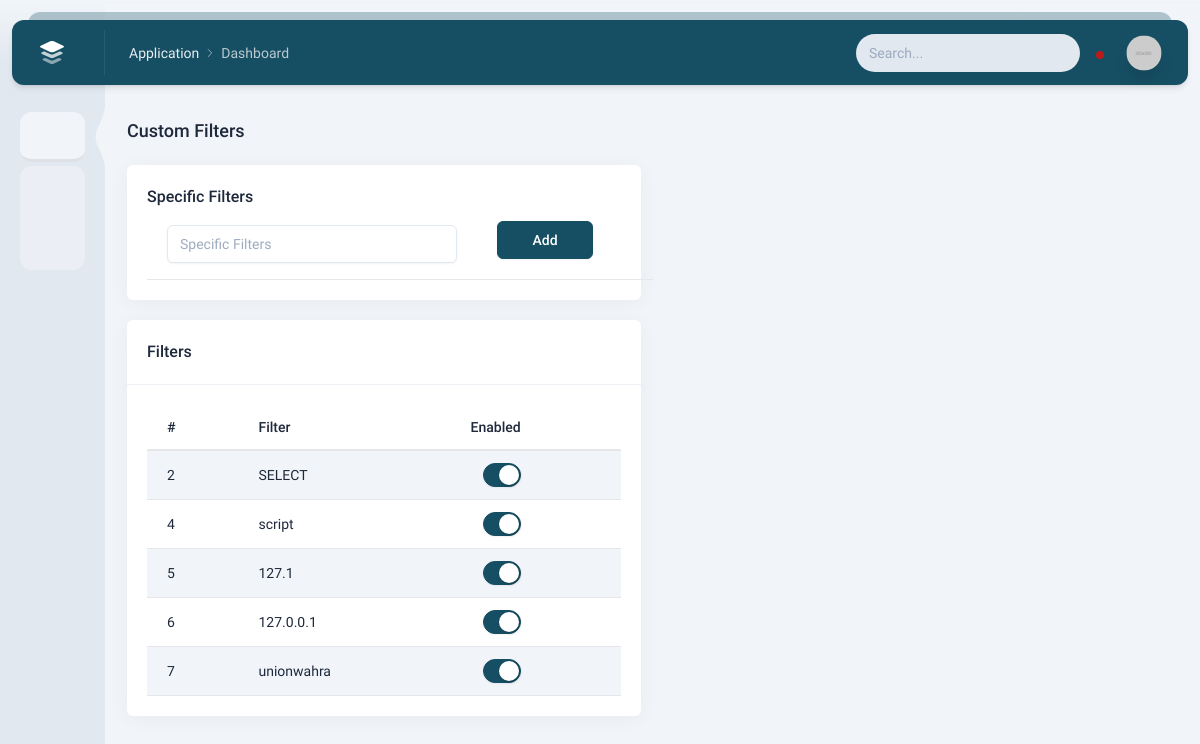
Page /Custom-filter-light/ (signed in) on the committed database.
### main/models.py (models this page shows, shortened)
class Pattern(models.Model):
    name=models.CharField( max_length=100)
    is_enabled=models.BooleanField(default=False)

### main/views.py (the view)
# urls.py: path('Custom-filter-light/', views.Custom_filter_light,name='Custom-filter-light'),
@login_required(login_url='main:login-light')
def Custom_filter_light(request):
    if request.method == 'POST':
        form = Patternform(request.POST)
        if form.is_valid():
            print('form is valid')
            form.save()
            return redirect(reverse('main:Custom-filter-light'))
        else:
            print('in else')
            form = Patternform()
            return render(request, 'main/Custom-filter-light.html', {'title': "Custom-filter-light"})
    else:
        return render(request, 'main/Custom-filter-light.html', {'title': "Custom-filter-light", "patterns": Pattern.objects.all()})

### main/templates/main/Custom-filter-light.html (shortened to what this page needs)
{% extends "index.html" %}
{% load static %}
{% block content %}
    <div class="content">
                <div class="intro-y flex items-center mt-8">
                    <h2 class="text-lg font-medium mr-auto">
                        Custom Filters
                    </h2>
                </div>
                <div class="grid grid-cols-12 gap-6 mt-5">
                    <div class="intro-y col-span-12 lg:col-span-6">
                            <div class="intro-y col-span-12 lg:col-span-6">
                                <div class="intro-y box">
                                    <form method='POST' enctype="multipart/form-data">
                                    <div id="input" class="p-5">
                                        <div class="preview">
                                            <div>
                                                <h2 class="font-medium text-base mr-auto">
                                                    Specific Filters
                                                </h2>
                                                <table class="table">
                                                    <td><input id="regular-form-1" type="text" class="form-control" style="width:290px" placeholder="Specific Filters" name= "name"></td>
                                                    <td> <button class="btn btn-primary w-24 mr-10 mb-2" type="submit" value="save" >Add</button></td>
                                                </table>
                                            </div>
                                        </div>
                                    </div>
                                    </form>
                                </div>
                        <div class="intro-y box mt-5">
                            <div class="flex flex-col sm:flex-row items-center p-5 border-b border-slate-200/60">
                                <h2 class="font-medium text-base mr-auto">
                                   Filters
                                </h2>
                            </div>
                            <div class="p-5" id="striped-rows-table">
                                <div class="preview">
                                    <div class="overflow-x-auto">
                                        <table class="table table-striped">
                                            <thead>
                                                <tr>
                                                    <th class="whitespace-nowrap">#</th>
                                                    <th class="whitespace-nowrap">Filter</th>
                                                    <th class="whitespace-nowrap">Enabled</th>
                                                </tr>
                                            </thead>
                                            <tbody>
                                                {% for pattern in patterns %}
                                                <tr>
                                                    <td>{{pattern.id}}</td>
                                                    <td>{{pattern.name}}</td>
                                                    <td><div class="form-check form-switch w-full sm:w-auto sm:ml-auto mt-3 sm:mt-0">
                                                        <input id="show-example-1" data-target="#basic-dropdown" class="show-code form-check-input mr-0 ml-3" type="checkbox"checked>
                                                    </div></td>
                                                </tr>
                                                {% endfor %}
                                            </tbody>
                                        </table>
                                    </div>
                                </div>
                            </div>
                        </div>
                    </div>
                </div>
    </div>
    {% endblock content %}

### rows in the picture
Pattern: id "2", name "SELECT"
Pattern: id "4", name "script"
Pattern: id "5", name "127.1"
Pattern: id "6", name "127.0.0.1"
Pattern: id "7", name "unionwahra"
